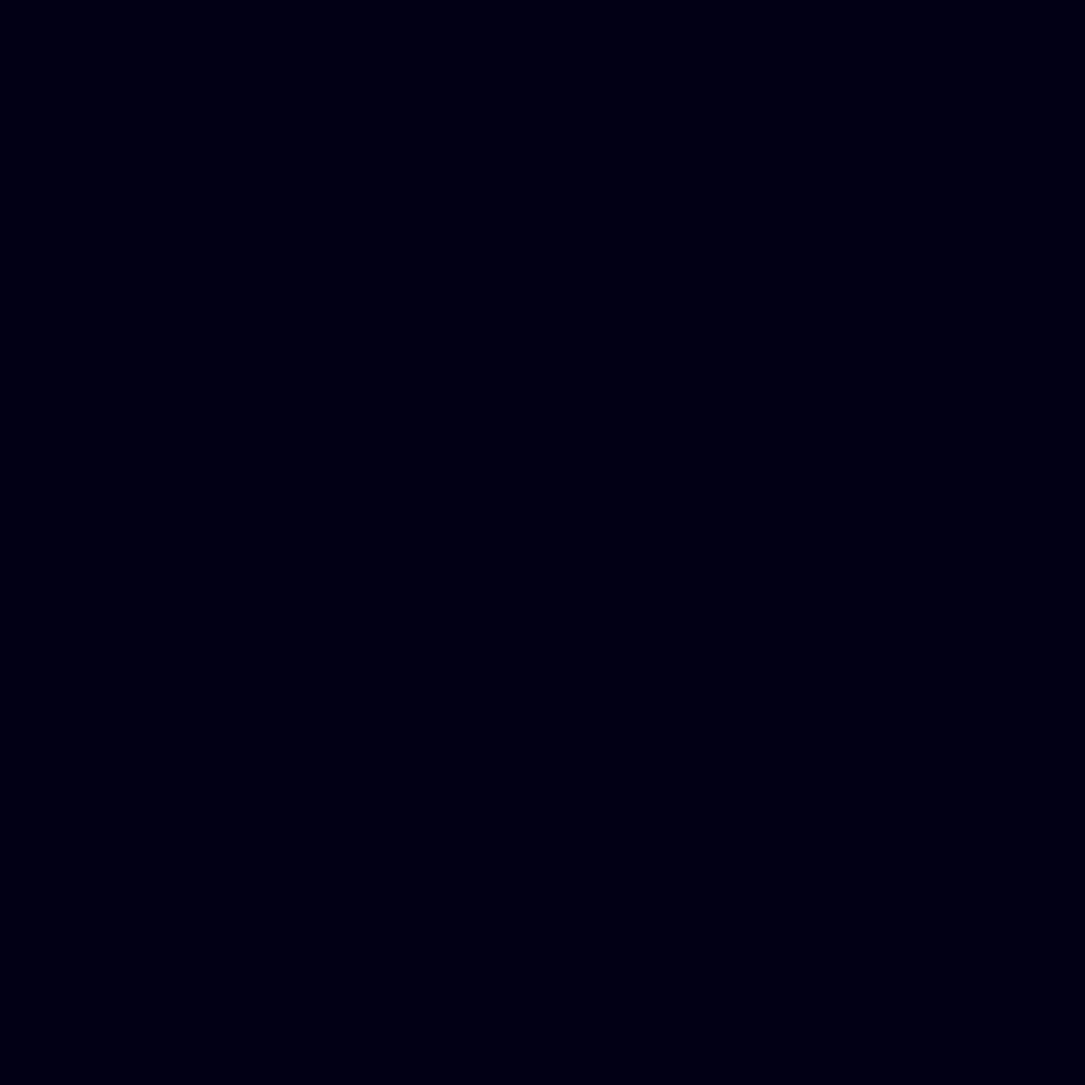
Frame 1 (no input)
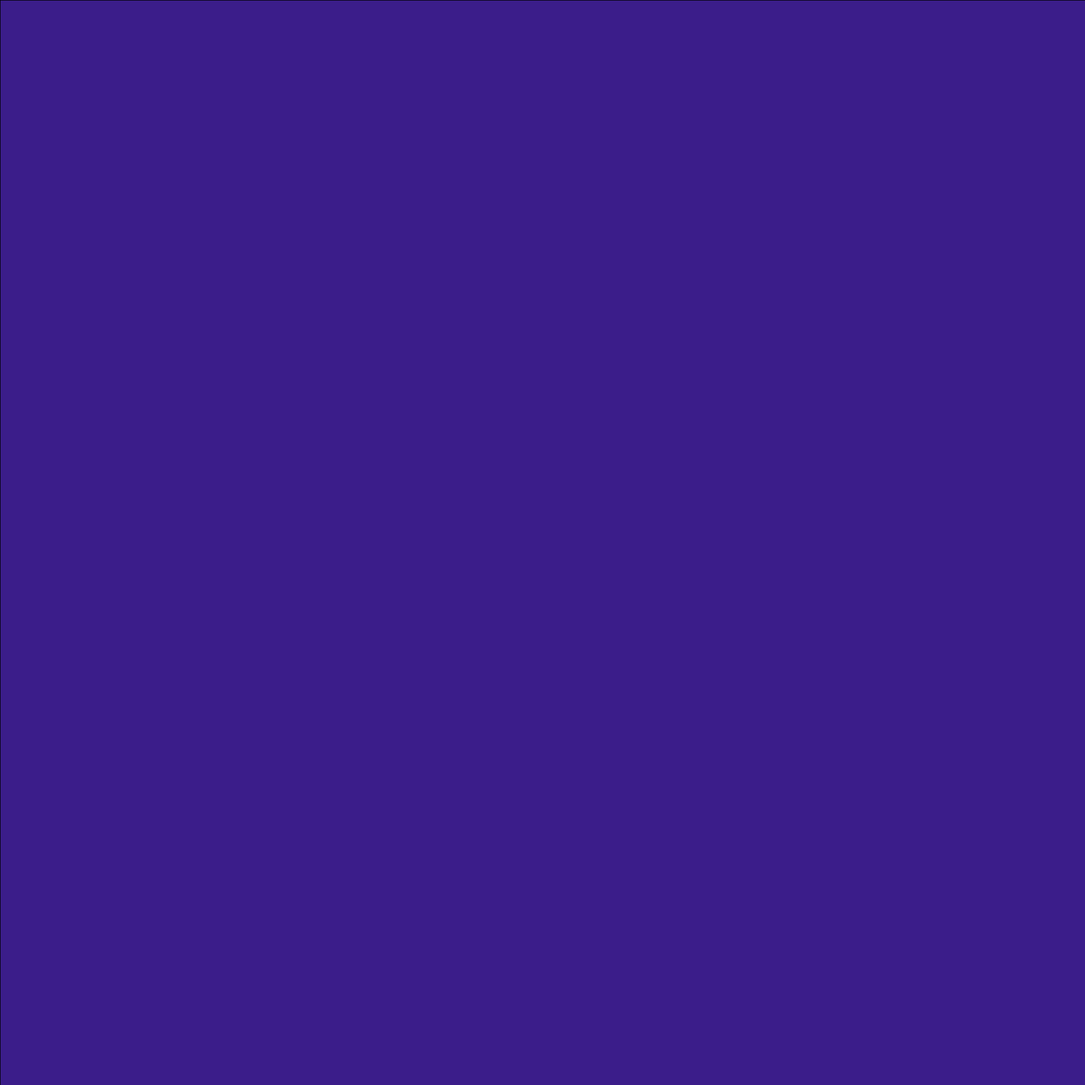
Frame 60 (the mouse pressed at the canvas centre just before this capture)
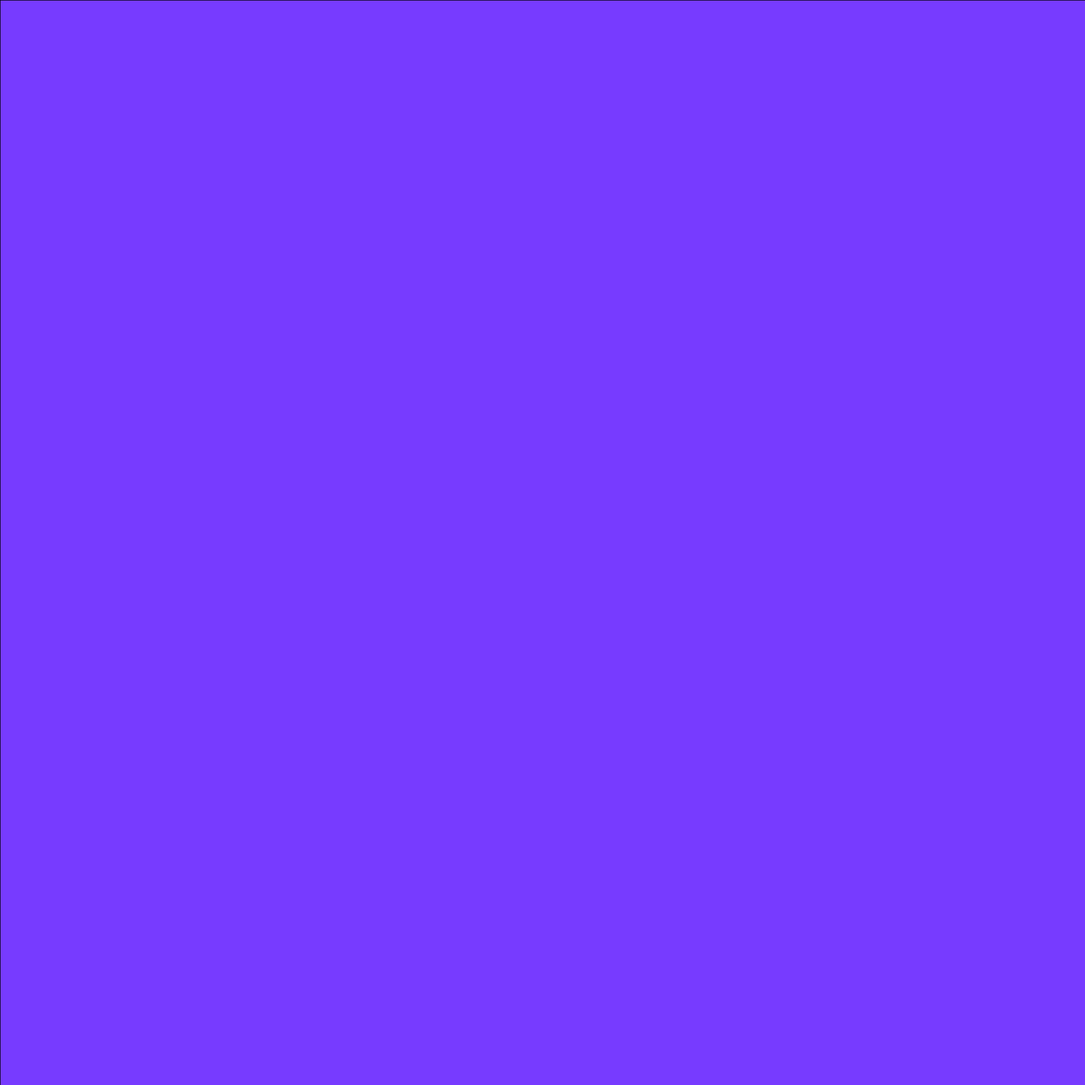
Frame 120 (the mouse held since frame 60 and released just before this capture)

The Processing sketch that drew these frames (run headless with seeded random() and noise(); from frame 60 on, the mouse is pressed at the canvas centre):

// Processing sketch: s2018feb05
// ── s2018feb05.pde
import java.util.Arrays;
import java.util.concurrent.TimeUnit;
import java.util.List;
import java.util.Collections;
import java.util.Comparator;
SceneManager world = new SceneManager();

int mySize = 2000;
int currentTick = 0;
void setup() {
  size(2000, 2000);
  //fullScreen();
  background(255);
  world.add(new Sky());
}

int linePointY(int x1, int y1, int x2, int y2, int dist) {
  float angle = atan2((y2 - y1), (x2 - x1));
  return (int)(y1 + dist * sin(angle));
}

int linePointX(int x1, int y1, int x2, int y2, int dist) {
  float angle = atan2((y2 - y1), (x2 - x1));
  return (int)(x1 + dist * cos(angle));
}

int smoothMod(int num, int limit) {
  limit = (limit * 2) - 1;
  int mod = num % (limit + 1);
  int result = mod;
  if ((2 * mod) > (limit + 1)) {
    result = limit - mod + 2;
  }
  return result;
}

float weightedAvg(int a, int b) {
  return b + (a * 0.1);
}

float weightedAvg(int a, int b, float c) {
  return b + (a * c);
}

public class LifeComparator implements Comparator<Life> {
  @Override
  public int compare(Life a, Life b) {
    return a.compareTo(b);
  }
}

class Life implements Comparable<Life> {
  Integer zIndex = 0;
  void draw() {};
  void update() {};
  @Override
  public int compareTo(Life l) {
    int result = - zIndex.compareTo(l.zIndex);
    System.out.println(this.getClass().getName()+Integer.toString(result));
    return result;
  }
}

class Sun extends Life {
  Integer temperature = 0;
  Integer zIndex;
  Sun(Integer zIndex){
    this.zIndex = zIndex;
  }
  void draw() {
    fill(255,255,255);
    ellipse(temperature,temperature,1000,1000);
  }
  void update() {

  }
}

class Sky extends Life {
  Sun sun = (Sun)world.add(new Sun(2));
  void draw() {
    fill(smoothMod(sun.temperature,120),sun.temperature / 2,(sun.temperature * 2) + 20);
    rect(0, 0, mySize, mySize);
  }
  void update() {
    sun.temperature = smoothMod(world.time, 255);
  }
}

class SceneManager {
  List<Life> residents = new ArrayList<Life>();
  Integer time = 0;
  Life add(Life newResident) {
    residents.add(newResident);
    return newResident;
  }
  void update() {
    Collections.sort(residents, new LifeComparator());
    for (Life resident: residents) {
      System.out.println(resident.getClass().getName());
      resident.update();
      resident.draw();
    }
    time += 1;
  }
}

void draw() {
  world.update();
}
